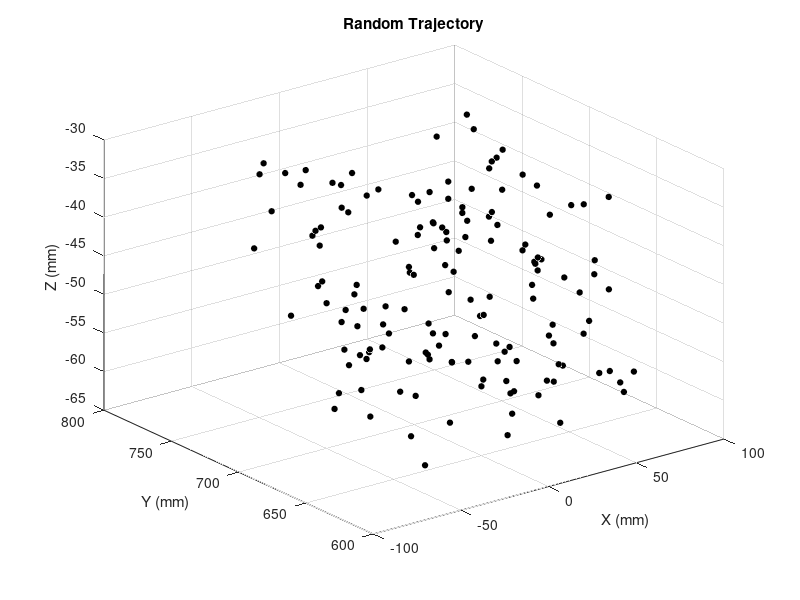

MATLAB code to generate this figure:

clear; clc; close all;

% Cấu hình Random
X_MIN = -45.0; X_MAX = 95.0; %[cite: 4]
Y_MIN = 635.0; Y_MAX = 775.0; %[cite: 4]
Z_MIN = -63.5; Z_MAX = -33.5; %[cite: 4]
TOTAL_RANDOM_POINTS = 150; %[cite: 4]

% Sinh tọa độ ngẫu nhiên phân phối đều (Uniform)
x = X_MIN + (X_MAX - X_MIN) * rand(TOTAL_RANDOM_POINTS, 1); %[cite: 4]
y = Y_MIN + (Y_MAX - Y_MIN) * rand(TOTAL_RANDOM_POINTS, 1); %[cite: 4]
z = Z_MIN + (Z_MAX - Z_MIN) * rand(TOTAL_RANDOM_POINTS, 1); %[cite: 4]

path = [x, y, z];

% Vẽ đồ thị
figure('Name', 'Random Trajectory');
plot3(path(:,1), path(:,2), path(:,3), 'ko', 'MarkerFaceColor', 'k', 'MarkerSize', 4);
title('Random Trajectory'); xlabel('X (mm)'); ylabel('Y (mm)'); zlabel('Z (mm)');
grid on; view(3);
